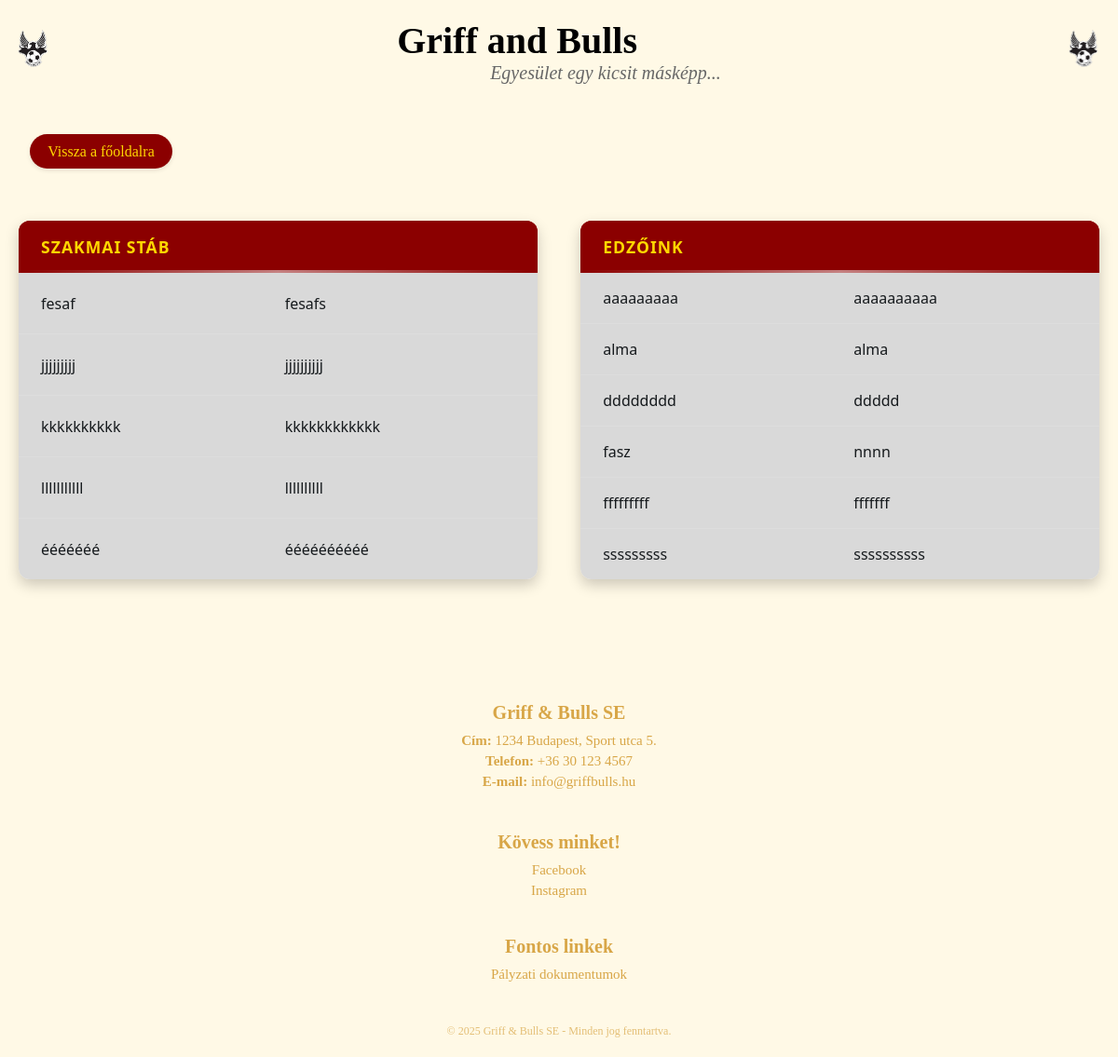
Page /edzok/ on the earlier database version.
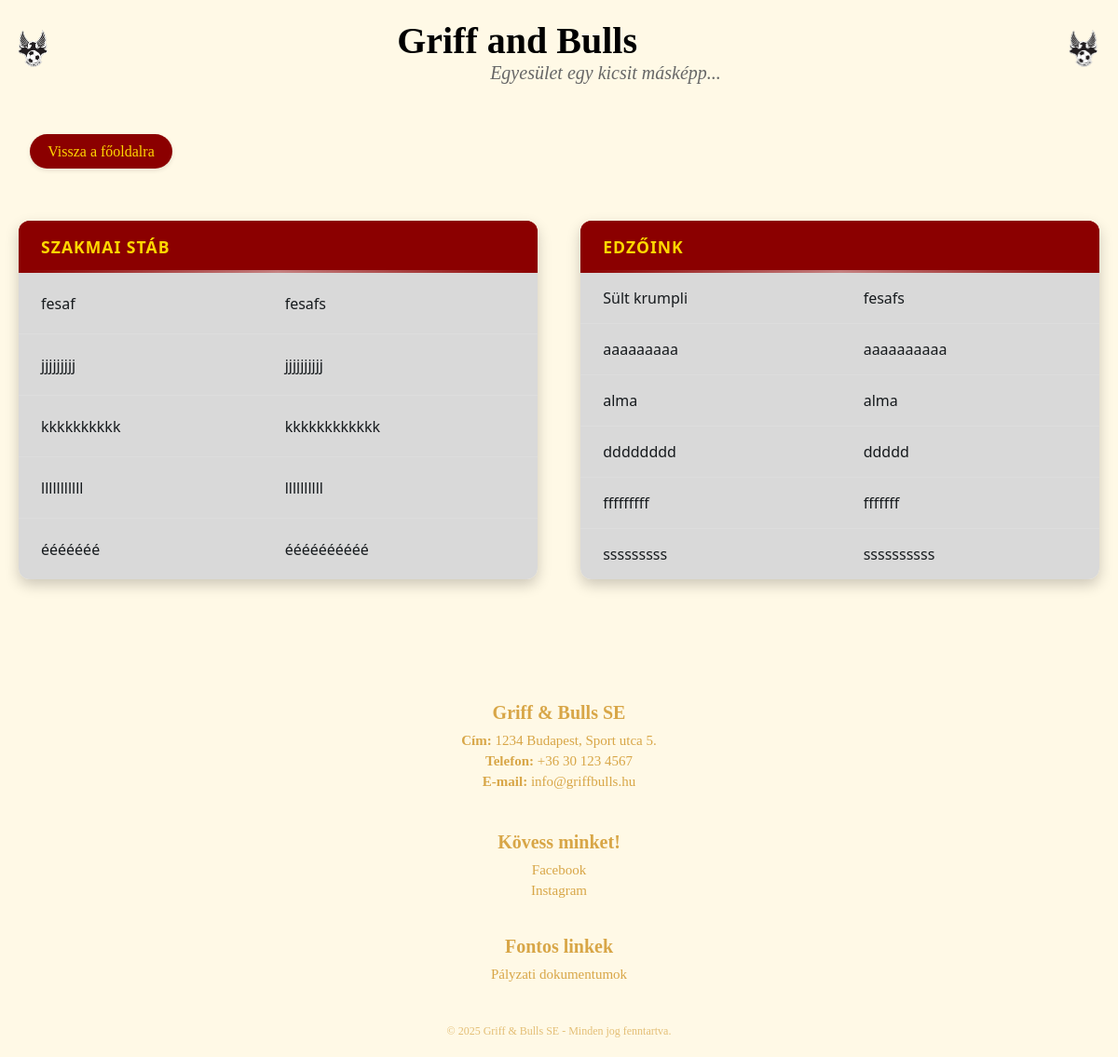
Same page on the later database version.
### hirek/models.py (models this page shows, shortened)
class Edzo(models.Model):
    TIPUS_CHOICES = [
        ('edzo', 'Edző'),
        ('szakmai', 'Szakmai Stáb'),
    ]
    nev = models.CharField("Név", max_length=250)
    pozicio = models.CharField("Pozíció", max_length=250)
    tipus = models.CharField("Típus", max_length=10, choices=TIPUS_CHOICES)
    korosztalyok = models.ManyToManyField(Korosztaly, blank=True, verbose_name="Vezetett korosztályok")
    class Meta:
        verbose_name = "Edző/Szakmai tag"
        verbose_name_plural = "Edzők/Szakmai stáb"

### hirek/views.py (the view)
# urls.py: path('edzok/', edzok, name='edzok'),
def edzok(request):
    edzok = Edzo.objects.all().order_by('tipus', 'nev')
    return render(request, 'hirek/edzok.html', {'edzok': edzok})

### hirek/templates/hirek/edzok.html (shortened to what this page needs)
{% load static %}
<!DOCTYPE html>
<html lang="hu">
  <head>
    <link rel="stylesheet" href="{% static 'hirek/edzok.css' %}" />
    <link rel="stylesheet" href="{% static 'hirek/header.css' %}" />
    <link rel="stylesheet" href="{% static 'hirek/footer.css' %}" />
    <link rel="stylesheet" href="{% static 'hirek/szinek.css' %}" />
  </head>
  <body>
    <header>
      <img class="gab_feher_bal" src="{% static 'hirek/gab_feher.png' %}" alt="GAB Fehér" />
      <div class="header-text">
        <h1>Griff and Bulls</h1>
        <p>Egyesület egy kicsit másképp...</p>
      </div>
      <img class="gab_feher_jobb" src="{% static 'hirek/gab_feher.png' %}" alt="GAB Fehér" />
    </header>
    <nav>
      <ul>
        <li><a href="/index/">Vissza a főoldalra</a></li>
      </ul>
    </nav>
    <main>
      <table class="edzok_tablazat">
        <thead>
          <tr class="tablazat_fejlec">
            <th colspan="2">Szakmai Stáb</th>
          </tr>
        </thead>
        <tbody>
          {% for szemely in edzok %}
            {% if szemely.tipus == 'szakmai' %}
              <tr>
                <td>{{ szemely.nev }}</td>
                <td>{{ szemely.pozicio }}</td>
              </tr>
            {% endif %}
          {% endfor %}
        </tbody>
      </table>
      <table class="edzok_tablazat">
        <thead>
          <tr class="tablazat_fejlec">
            <th colspan="2">Edzőink</th>
          </tr>
        </thead>
        <tbody>
          {% for szemely in edzok %}
            {% if szemely.tipus == 'edzo' %}
              <tr>
                <td>{{ szemely.nev }}</td>
                <td>{{ szemely.pozicio }}</td>
              </tr>
            {% endif %}
          {% endfor %}
        </tbody>
      </table>
    </main>
    <footer>
      <div class="footer-container">
        <div class="footer-info">
          <h3>Griff & Bulls SE</h3>
          <p><strong>Cím:</strong> 1234 Budapest, Sport utca 5.</p>
          <p><strong>Telefon:</strong> +36 30 123 4567</p>
          <p><strong>E-mail:</strong> info@griffbulls.hu</p>
        </div>
        <section class="footer_kapcsolat," id="kapcsolat">
          <div class="footer-socials">
            <h3>Kövess minket!</h3>
            <a href="https://www.facebook.com/p/Griff-Bulls-SE-100057331514748/" target="_blank">Facebook</a>
            <a href="https://www.instagram.com/griff_and_bulls_se?utm_source=ig_web_button_share_sheet&igsh=ZDNlZDc0MzIxNw==" target="_blank">Instagram</a>
          </div>
        </section>
        <div class="footer-links">
          <h3>Fontos linkek</h3>
          <a href="palyazat.html">Pályzati dokumentumok</a>
        </div>
      </div>
      <p class="footer-copy">
        © 2025 Griff & Bulls SE - Minden jog fenntartva.
      </p>
    </footer>
  </body>
</html>

Differences in the rows shown:
removed Edzo: nev "fasz", pozicio "nnnn"
added Edzo: nev "Sült krumpli", pozicio "fesafs"
